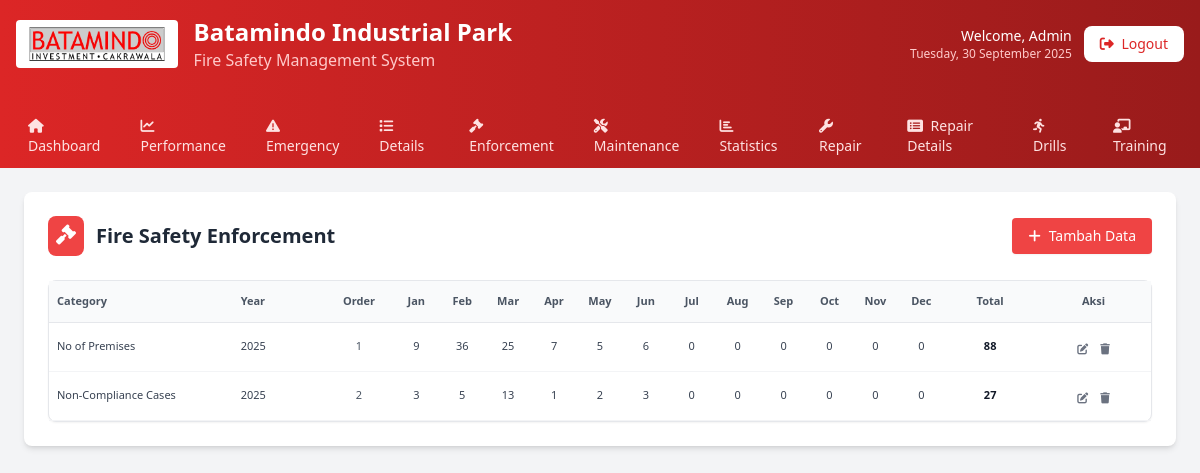
Screenshot of /admin/firesafety/enforcement.php (signed in) with the database file from the repository.
### tables this page shows
CREATE TABLE IF NOT EXISTS fire_safety_enforcement (
    id INT AUTO_INCREMENT PRIMARY KEY,
    year INT NOT NULL,
    `Jan` INT DEFAULT 0,
    `Feb` INT DEFAULT 0,
    `Mar` INT DEFAULT 0,
    `Apr` INT DEFAULT 0,
    `May` INT DEFAULT 0,
    `Jun` INT DEFAULT 0,
    `Jul` INT DEFAULT 0,
    `Aug` INT DEFAULT 0,
    `Sep` INT DEFAULT 0,
    `Oct` INT DEFAULT 0,
    `Nov` INT DEFAULT 0,
    `Dec` INT DEFAULT 0,
    Total INT GENERATED ALWAYS AS (
        `Jan` + `Feb` + `Mar` + `Apr` + `May` + `Jun` + `Jul` + `Aug` + `Sep` + `Oct` + `Nov` + `Dec`
    ) STORED,
    category VARCHAR(50) NOT NULL,
    display_order INT DEFAULT 0,
    is_active TINYINT(1) DEFAULT 1,
    created_at TIMESTAMP DEFAULT CURRENT_TIMESTAMP,
    updated_at TIMESTAMP DEFAULT CURRENT_TIMESTAMP ON UPDATE CURRENT_TIMESTAMP
);

### admin/firesafety/enforcement.php (the view, shortened to what this page needs)
<?php
require_once 'template_header.php';
$enforcement = array();
$result = mysqli_query($conn, "SELECT * FROM fire_safety_enforcement WHERE is_active=1 ORDER BY display_order ASC, year DESC");
if ($result) {
    while ($row = mysqli_fetch_assoc($result)) {
        $enforcement[] = $row;
    }
}
?>
<!DOCTYPE html>
<html lang="en">
<head>
    <script src="https://cdn.tailwindcss.com"></script>
    <link rel="stylesheet" href="https://cdnjs.cloudflare.com/ajax/libs/font-awesome/6.4.0/css/all.min.css">
</head>
<body class="bg-gray-100 font-sans">
<div class="min-h-screen p-6">
    <div class="bg-white rounded-lg shadow-md p-6 mb-6">
        <div class="flex justify-between items-center mb-6">
            <div class="flex items-center space-x-3">
                <div class="bg-red-500 p-2 rounded-lg">
                    <i class="fas fa-gavel text-white text-xl"></i>
                </div>
                <h1 class="text-xl font-bold text-gray-800">Fire Safety Enforcement</h1>
            </div>
            <button onclick="openModal('add')" class="bg-red-500 hover:bg-red-600 text-white text-sm px-4 py-2 rounded transition duration-200 flex items-center gap-2 shadow-sm">
                <i class="fas fa-plus"></i>
                <span>Tambah Data</span>
            </button>
        </div>
        <div class="bg-white rounded-lg shadow-sm border border-gray-200">
            <div class="overflow-x-auto">
                <table class="w-full table-fixed">
                    <thead>
                        <tr class="bg-gray-50 border-b border-gray-200">
                            <th class="w-32 py-3 px-2 text-left text-[11px] font-semibold text-gray-600">Category</th>
                            <th class="w-16 py-3 px-2 text-left text-[11px] font-semibold text-gray-600">Year</th>
                            <th class="w-12 py-3 px-2 text-center text-[11px] font-semibold text-gray-600">Order</th>
                            <?php foreach(['Jan','Feb','Mar','Apr','May','Jun','Jul','Aug','Sep','Oct','Nov','Dec'] as $m): ?>
                            <th class="w-8 py-3 px-1 text-center text-[11px] font-semibold text-gray-600"><?php echo $m; ?></th>
                            <?php endforeach; ?>
                            <th class="w-16 py-3 px-2 text-center text-[11px] font-semibold text-gray-600">Total</th>
                            <th class="w-20 py-3 px-2 text-center text-[11px] font-semibold text-gray-600">Aksi</th>
                        </tr>
                    </thead>
                    <tbody>
                        <?php if (empty($enforcement)): ?>
                        <tr>
                            <td colspan="17" class="px-2 py-8 text-center text-gray-500">
                                <i class="fas fa-inbox text-4xl mb-2"></i>
                                <p>Tidak ada data enforcement.</p>
                            </td>
                        </tr>
                        <?php else: ?>
                        <?php foreach ($enforcement as $row): ?>
                        <?php $total = $row['Jan'] + $row['Feb'] + $row['Mar'] + $row['Apr'] + $row['May'] + $row['Jun'] + $row['Jul'] + $row['Aug'] + $row['Sep'] + $row['Oct'] + $row['Nov'] + $row['Dec']; ?>
                        <tr class="border-b border-gray-100 hover:bg-gray-50">
                            <td class="py-2 px-2 text-[11px] text-gray-700"><?php echo htmlspecialchars($row['category']); ?></td>
                            <td class="py-2 px-2 text-[11px] text-gray-700"><?php echo $row['year']; ?></td>
                            <td class="py-2 px-2 text-[11px] text-gray-600 text-center"><?php echo $row['display_order']; ?></td>
                            <?php foreach(['Jan','Feb','Mar','Apr','May','Jun','Jul','Aug','Sep','Oct','Nov','Dec'] as $m): ?>
                            <td class="py-2 px-1 text-[11px] text-gray-700 text-center"><?php echo $row[$m]; ?></td>
                            <?php endforeach; ?>
                            <td class="py-2 px-2 text-[11px] font-bold text-gray-900 text-center"><?php echo $total; ?></td>
                            <td class="py-2 px-2 text-center flex justify-center space-x-1">
                                <button onclick="openModal('edit', this.dataset)"
                                        data-id="<?php echo $row['id']; ?>"
                                        data-category="<?php echo htmlspecialchars($row['category']); ?>"
                                        data-year="<?php echo $row['year']; ?>"
                                        data-display_order="<?php echo $row['display_order']; ?>"
                                        <?php foreach(['Jan','Feb','Mar','Apr','May','Jun','Jul','Aug','Sep','Oct','Nov','Dec'] as $m): ?>
                                        data-<?php echo strtolower($m); ?>="<?php echo $row[$m]; ?>"
                                        <?php endforeach; ?>
                                        data-is_active="<?php echo $row['is_active']; ?>"
                                        class="p-1 text-gray-500 hover:text-red-500 transition-colors">
                                    <i class="fas fa-edit text-[11px]"></i>
                                </button>
                                <button onclick="openDeleteModal(<?php echo $row['id']; ?>)" class="p-1 text-gray-500 hover:text-red-500 transition-colors">
                                    <i class="fas fa-trash text-[11px]"></i>
                                </button>
                            </td>
                        </tr>
                        <?php endforeach; ?>
                        <?php endif; ?>
                    </tbody>
                </table>
            </div>
        </div>
    </div>
</div>
</body>
</html>

### rows the page displays
fire_safety_enforcement: category "No of Premises", year "2025", display_order "1", Jan "9", Feb "36", Mar "25", Apr "7", May "5", Jun "6", Jul "0", Aug "0", Sep "0", Oct "0", Nov "0", Dec "0", total "88"
fire_safety_enforcement: category "Non-Compliance Cases", year "2025", display_order "2", Jan "3", Feb "5", Mar "13", Apr "1", May "2", Jun "3", Jul "0", Aug "0", Sep "0", Oct "0", Nov "0", Dec "0", total "27"

### other values shown
$m "Jan"
$m "Feb"
$m "Mar"
$m "Apr"
$m "May"
$m "Jun"
$m "Jul"
$m "Aug"
$m "Sep"
$m "Oct"
$m "Nov"
$m "Dec"
